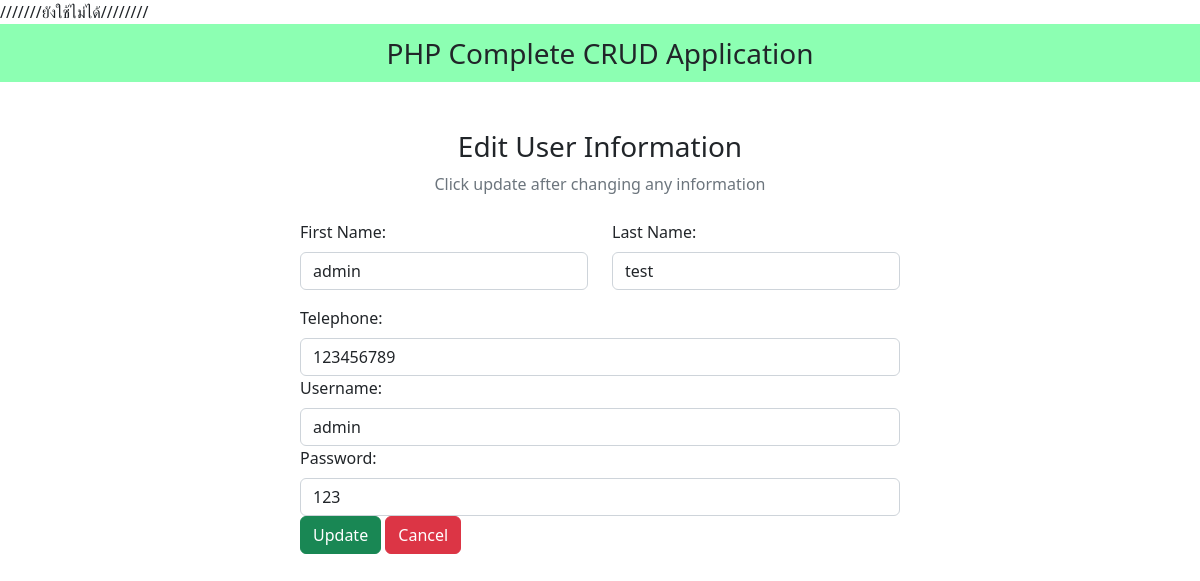
The page /badminton/edituser.php?id=8 on the database its author committed.
### tables this page shows
CREATE TABLE `member` (
  `id` int(10) NOT NULL,
  `firstname` varchar(100) NOT NULL,
  `lastname` varchar(100) NOT NULL,
  `tel` int(10) NOT NULL,
  `username` varchar(50) NOT NULL,
  `password` varchar(10) NOT NULL,
  `status` enum('admin','user') NOT NULL
);

### badminton/edituser.php (the view, shortened to what this page needs)
<?php
$id = $_GET["id"];
?>
<!DOCTYPE html>
<html lang="en">
<head>
  <link href="https://cdn.jsdelivr.net/npm/bootstrap@5.2.3/dist/css/bootstrap.min.css" rel="stylesheet">
  <link rel="stylesheet" href="https://cdnjs.cloudflare.com/ajax/libs/font-awesome/6.4.0/css/all.min.css" />
</head>
<body>
  <nav class="navbar navbar-light justify-content-center fs-3 mb-5" style="background-color: #00ff5573;">
    PHP Complete CRUD Application
  </nav>
  <div class="container">
    <div class="text-center mb-4">
      <h3>Edit User Information</h3>
      <p class="text-muted">Click update after changing any information</p>
    </div>
    <?php
    $sql = "SELECT * FROM `member` WHERE id = $id LIMIT 1";
    $result = mysqli_query($conn, $sql);
    $row = mysqli_fetch_assoc($result);
    ?>
    <div class="container d-flex justify-content-center">
      <form action="profile_list.php" method="post" style="width:50vw; min-width:300px;">
        <div class="row mb-3">
          <div class="col">
            <label class="form-label">First Name:</label>
            <input type="text" class="form-control" name="Firstname" value="<?php echo $row['firstname'] ?>">
          </div>
          <div class="col">
            <label class="form-label">Last Name:</label>
            <input type="text" class="form-control" name="Lastname" value="<?php echo $row['lastname'] ?>">
          </div>
        </div>
        <div class="col">
          <label class="form-label">Telephone:</label>
          <input type="number" class="form-control" name="Telephone" value="<?php echo $row['tel'] ?>">
        </div>
		<div class="col">
          <label class="form-label">Username:</label>
          <input type="text" class="form-control" name="Username" value="<?php echo $row['username'] ?>">
        </div>
		<div class="col">
          <label class="form-label">Password:</label>
          <input type="text" class="form-control" name="Password" value="<?php echo $row['password'] ?>">
        </div>
        <div>
          <button type="submit" class="btn btn-success" name="submit">Update</button>
          <a href="profile_list.php" class="btn btn-danger">Cancel</a>
        </div>
      </form>
    </div>
  </div>
</body>
</html>

### rows shown on the page
member: Firstname "admin", Lastname "test", Telephone "123456789", Username "admin", Password "123"
